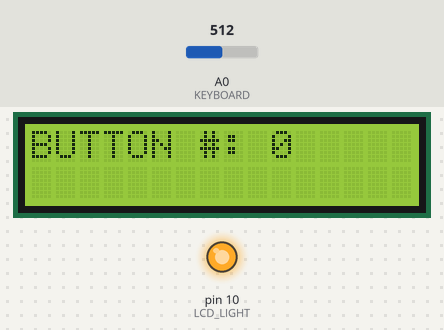
A sketch run on a simulated Arduino Uno, built with avr-gcc and run on an emulated ATmega328P. On the bench: 16×2 character LCD, output pins drawn as LEDs (lit = HIGH). The test bench sets the inputs (shaded band); at power-on: A0 (KEYBOARD) = 512.

Above: at 1.2 s.
1.3 s: A0 (KEYBOARD) set to 485
At 2.5 s:
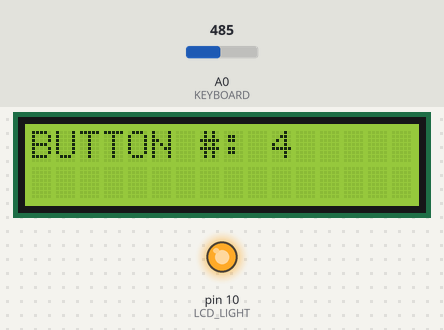
2.8 s: A0 (KEYBOARD) set to 310
At 3.7 s:
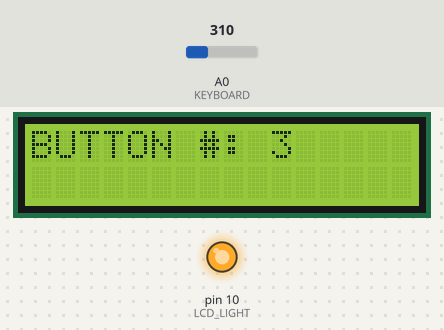
4.3 s: A0 (KEYBOARD) set to 140
At 4.8 s:
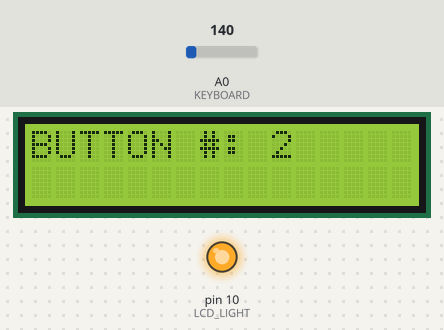
Timing chart, 0 to 7.3 s (numbered marks = the images above; inputs shaded):
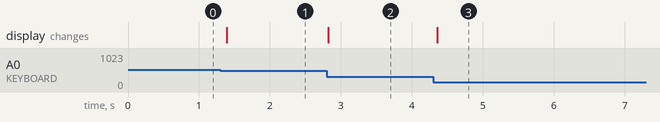

The sketch:

lcd_4bit_shield_test.ino
```cpp
/*
  Пример работы с платой LCD Shield
  Created by Rostislav Varzar
*/

#include <LiquidCrystal.h>

/*
  The circuit:
   LCD RS pin to digital pin 8
   LCD Enable pin to digital pin 9
   LCD D4 pin to digital pin 4
   LCD D5 pin to digital pin 5
   LCD D6 pin to digital pin 6
   LCD D7 pin to digital pin 7
   LCD R/W pin to ground
   LCD VSS pin to ground
   LCD VCC pin to 5V
*/

// Определение объекта LCD
LiquidCrystal lcd(8, 9, 4, 5, 6, 7);

// Подсветка LCD
#define LCD_LIGHT 10

#define KEYBOARD A0

void setup() {
  // Инициализация последовательного порта
  Serial.begin(9600);
  // Инициализация подсветки LCD
  pinMode(LCD_LIGHT, OUTPUT);
  //analogWrite(LCD_LIGHT, 127); // Плавное управление
  digitalWrite(LCD_LIGHT, true);
  // Инициализация LCD
  lcd.begin(16, 2);
}

void loop() {
  // Определяем номер нажатой кнопки
  int key_number = read_keyboard();
  // Устанавливаем позицию курсора
  lcd.setCursor(0, 0);
  // Выводим номер нажатой кнопки на LCD
  lcd.print("BUTTON #: " + String(key_number) + "   ");
  delay(100);
}

// Определение номера нажатой кнопки на клавиатуре
int read_keyboard() {
  int sensor_data = analogRead(KEYBOARD);
  if (sensor_data < 20) {
    return 1;
  } else if ((sensor_data > 130) && (sensor_data < 150)) {
    return 2;
  } else if ((sensor_data > 300) && (sensor_data < 320)) {
    return 3;
  } else if ((sensor_data > 475) && (sensor_data < 495)) {
    return 4;
  } else if ((sensor_data > 715) && (sensor_data < 735)) {
    return 5;
  } else {
    return 0;
  }
}
```

Measured:
- after the input at 1.3 s, the display: changes after 0.09 s (image 1)
- after the input at 2.8 s, the display: changes at once (image 2)
- after the input at 4.3 s, the display: changes after 0.06 s (image 3)
